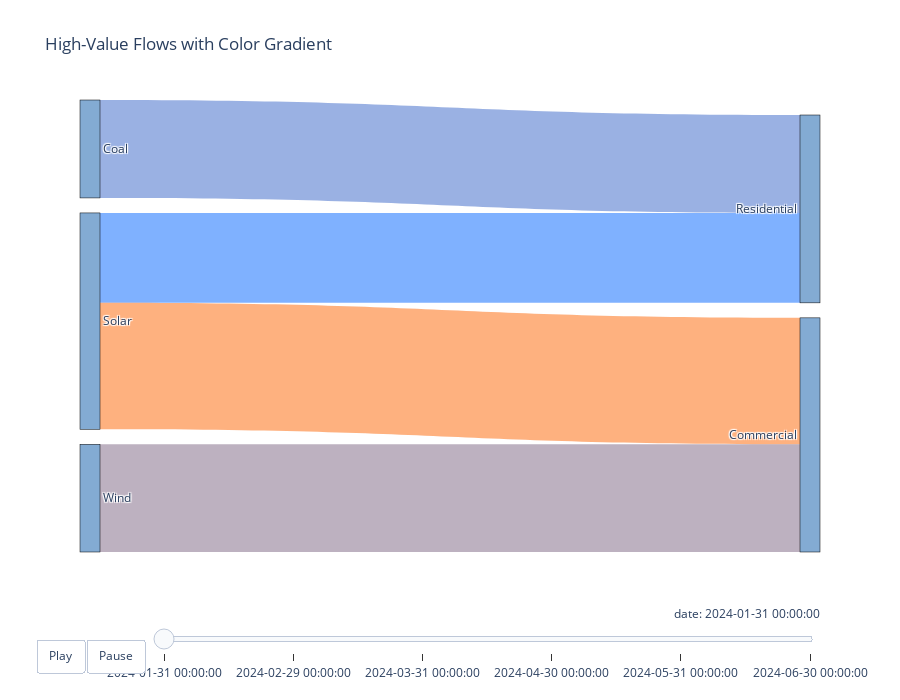

The cell this chart's notebook holds for it:
### Markdown cell above
## Example 3: With Filters and Histogram Coloring

### Code cell
# Add filters
diagram = SankeyDiagram(df, time_column='date')
diagram.add_filter('high_value', lambda d: d[d['value'] > 80])

# Render with histogram coloring and smooth animation
diagram.render('source', 'target', 'value',
               title="High-Value Flows with Color Gradient",
               show_histogram=True,
               show_timeline=True,
               animation_duration=1000,  # Smooth 1-second transitions
               transition_easing='cubic-in-out').show()

### Figure 1 — Plotly figure (JSON) as saved in the notebook; plotly's stock layout.template omitted (floating-point values rounded to 4 significant figures)
{"data": [{"link": {"color": ["rgba(0, 100, 255, 0.5)", "rgba(254, 100, 0, 0.5)", "rgba(124, 100, 130, 0.5)", "rgba(55, 100, 199, 0.5)"], "source": [1, 1, 2, 4], "target": [0, 3, 3, 0], "value": [101, 142, 121, 110]}, "node": {"color": "rgba(100, 150, 200, 0.8)", "label": ["Residential", "Solar", "Wind", "Commercial", "Coal"], "line": {"color": "black", "width": 0.5}, "pad": 15, "thickness": 20}, "type": "sankey"}], "layout": {"font": {"size": 12}, "height": 700, "sliders": [{"active": 0, "currentvalue": {"prefix": "date: ", "visible": true, "xanchor": "right"}, "len": 0.9, "pad": {"b": 10, "t": 50}, "steps": [{"args": [["2024-01-31 00:00:00"], {"frame": {"duration": 300, "redraw": true}, "mode": "immediate"}], "label": "2024-01-31 00:00:00", "method": "animate"}, {"args": [["2024-02-29 00:00:00"], {"frame": {"duration": 300, "redraw": true}, "mode": "immediate"}], "label": "2024-02-29 00:00:00", "method": "animate"}, {"args": [["2024-03-31 00:00:00"], {"frame": {"duration": 300, "redraw": true}, "mode": "immediate"}], "label": "2024-03-31 00:00:00", "method": "animate"}, {"args": [["2024-04-30 00:00:00"], {"frame": {"duration": 300, "redraw": true}, "mode": "immediate"}], "label": "2024-04-30 00:00:00", "method": "animate"}, {"args": [["2024-05-31 00:00:00"], {"frame": {"duration": 300, "redraw": true}, "mode": "immediate"}], "label": "2024-05-31 00:00:00", "method": "animate"}, {"args": [["2024-06-30 00:00:00"], {"frame": {"duration": 300, "redraw": true}, "mode": "immediate"}], "label": "2024-06-30 00:00:00", "method": "animate"}], "x": 0.1, "xanchor": "left", "y": 0, "yanchor": "top"}], "title": {"text": "High-Value Flows with Color Gradient"}, "updatemenus": [{"buttons": [{"args": [null, {"frame": {"duration": 500, "redraw": true}, "fromcurrent": true}], "label": "Play", "method": "animate"}, {"args": [[null], {"frame": {"duration": 0, "redraw": true}, "mode": "immediate"}], "label": "Pause", "method": "animate"}], "direction": "left", "pad": {"r": 10, "t": 87}, "showactive": false, "type": "buttons", "x": 0.1, "xanchor": "right", "y": 0, "yanchor": "top"}]}}
